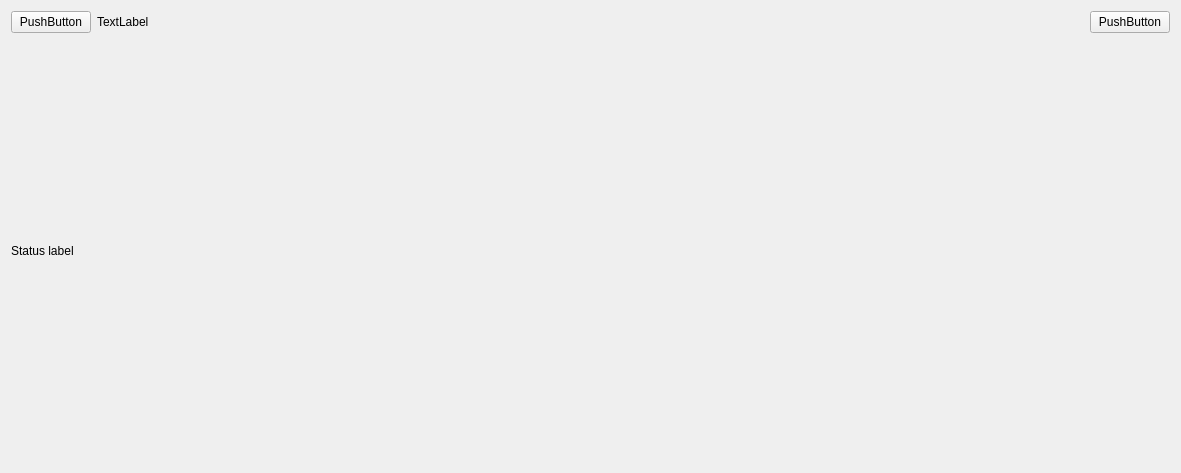
<?xml version="1.0" encoding="UTF-8"?>
<ui version="4.0">
 <class>SNSDashboard</class>
 <widget class="QWidget" name="SNSDashboard">
  <property name="geometry">
   <rect>
    <x>0</x>
    <y>0</y>
    <width>1181</width>
    <height>473</height>
   </rect>
  </property>
  <property name="windowTitle">
   <string>SNSDashboard</string>
  </property>
  <layout class="QVBoxLayout" name="verticalLayout">
   <item>
    <layout class="QHBoxLayout" name="horizontalLayout">
     <item>
      <widget class="QPushButton" name="backButton">
       <property name="text">
        <string>PushButton</string>
       </property>
      </widget>
     </item>
     <item>
      <widget class="QLabel" name="titleLabel">
       <property name="text">
        <string>TextLabel</string>
       </property>
      </widget>
     </item>
     <item>
      <spacer name="horizontalSpacer">
       <property name="orientation">
        <enum>Qt::Orientation::Horizontal</enum>
       </property>
       <property name="sizeHint" stdset="0">
        <size>
         <width>40</width>
         <height>20</height>
        </size>
       </property>
      </spacer>
     </item>
     <item>
      <widget class="QPushButton" name="refreshButton">
       <property name="text">
        <string>PushButton</string>
       </property>
      </widget>
     </item>
    </layout>
   </item>
   <item>
    <layout class="QGridLayout" name="gridLayout"/>
   </item>
   <item>
    <layout class="QHBoxLayout" name="horizontalLayout_2">
     <item>
      <widget class="QLabel" name="statusLabel">
       <property name="text">
        <string>Status label</string>
       </property>
      </widget>
     </item>
    </layout>
   </item>
  </layout>
 </widget>
 <resources/>
 <connections/>
</ui>
